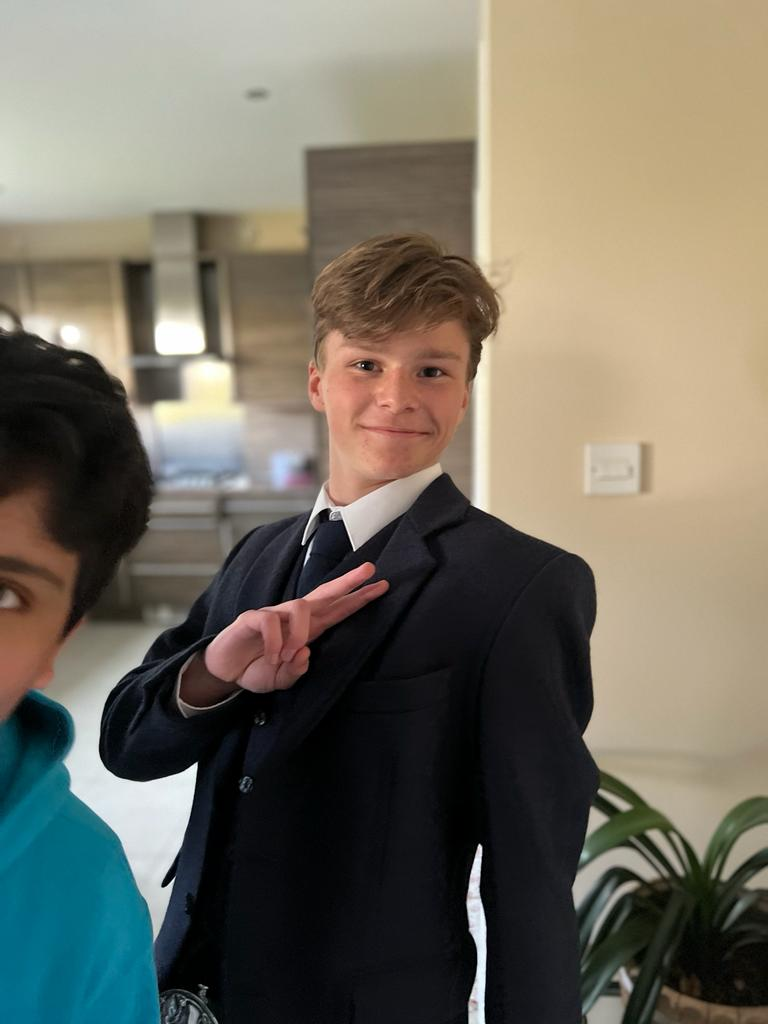
#> input picture Niklas.jpeg, 768 x 1024 px
$ python face_detector.py
#> lines starting #> are read from the running program, lines starting #| are printed output that depends on the picture; after the words box and inside, x2 and y2 are one past the last pixel; in counts of white or black regions, pixels touching at a corner belong together
import cv2
#load some pre-trained data on face frontals from opencv (harr cascade alogrithm)
trained_face_data = cv2.CascadeClassifier('haarcascade_frontalface_default.xml')

#chose an image to detect face need to change for every file
img = cv2.imread('Niklas.jpeg')
#> img is the input picture: shape (1024, 768, 3); mean B, G, R 97.7, 110.6, 115.4


#converting to gray scale
grayscaled_img = cv2.cvtColor(img, cv2.COLOR_BGR2GRAY)
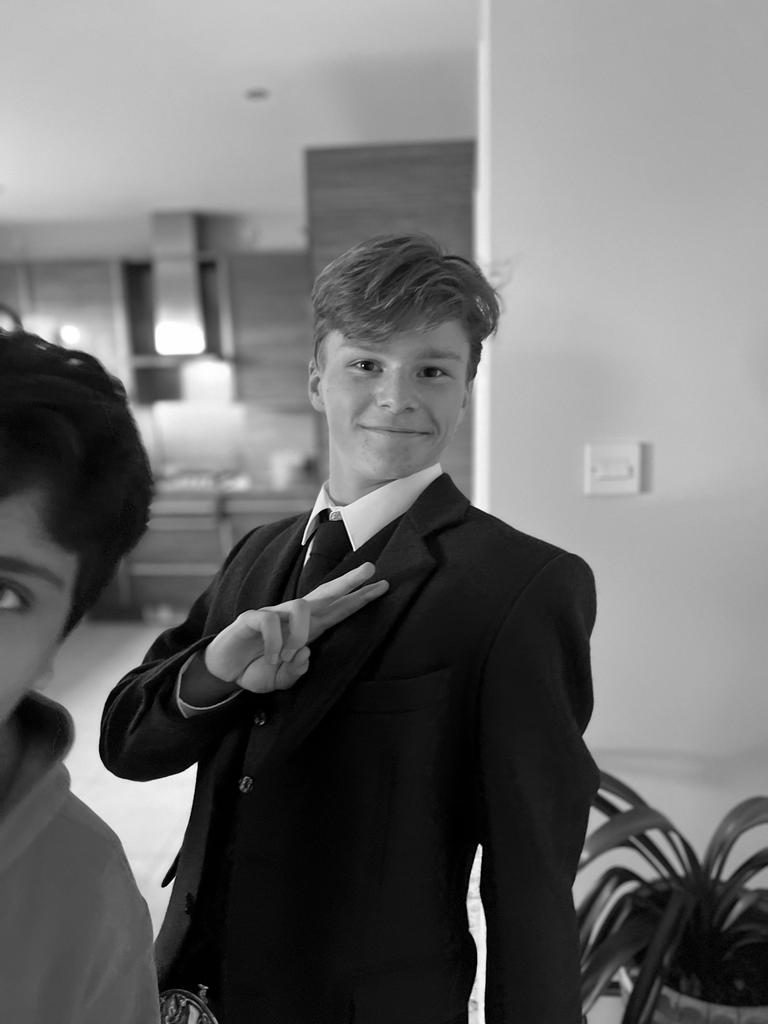
#> grayscaled_img: shape (1024, 768); min 0, max 255, mean 110.5

#detect face
face_coordinates = trained_face_data.detectMultiScale(grayscaled_img)
#> face_coordinates = [[304, 297, 185, 185]]

#print(face_coordinates)
#draw rectangles
(x,y,w,z) = face_coordinates[0]
#> x = 304; y = 297; w = 185; z = 185
cv2.rectangle(img,(x, y), (x+w, y+z), (0, 255, 0), 2)
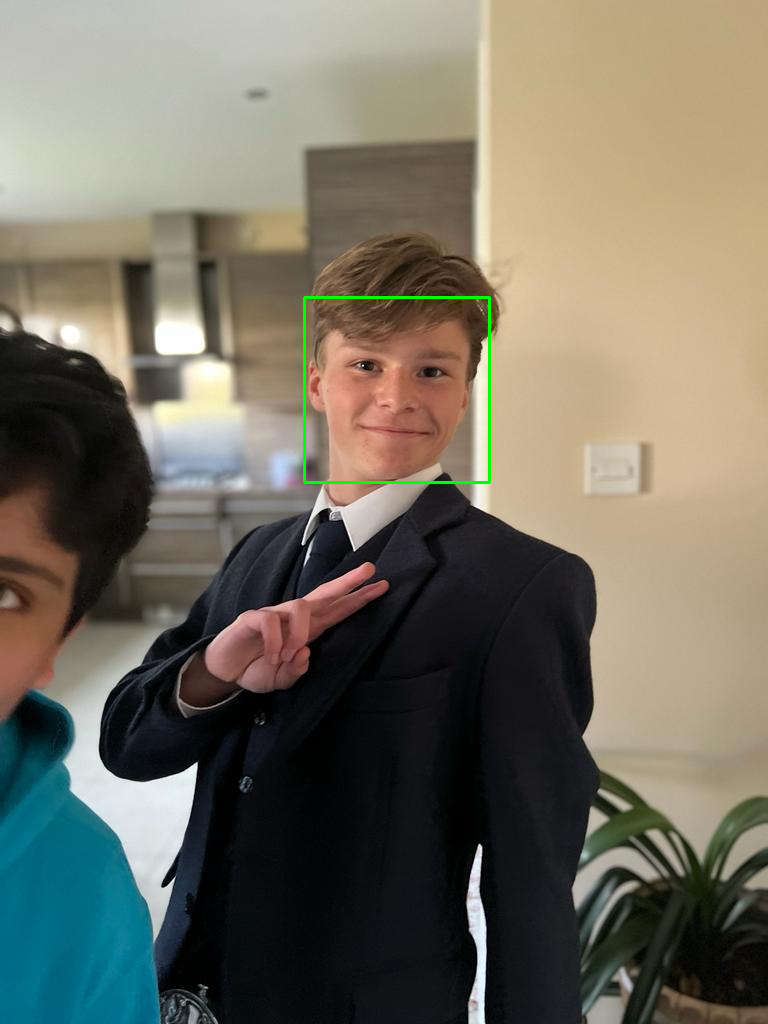
#> img: shape (1024, 768, 3); 0.28% of pixels changed, all inside (x1, y1, x2, y2) = (303, 296, 491, 484)
#
cv2.imshow('Clever programmer face detector', img)
cv2.waitKey()


print("code completed")

$ run again, with RDJ.png saved as Niklas.jpeg
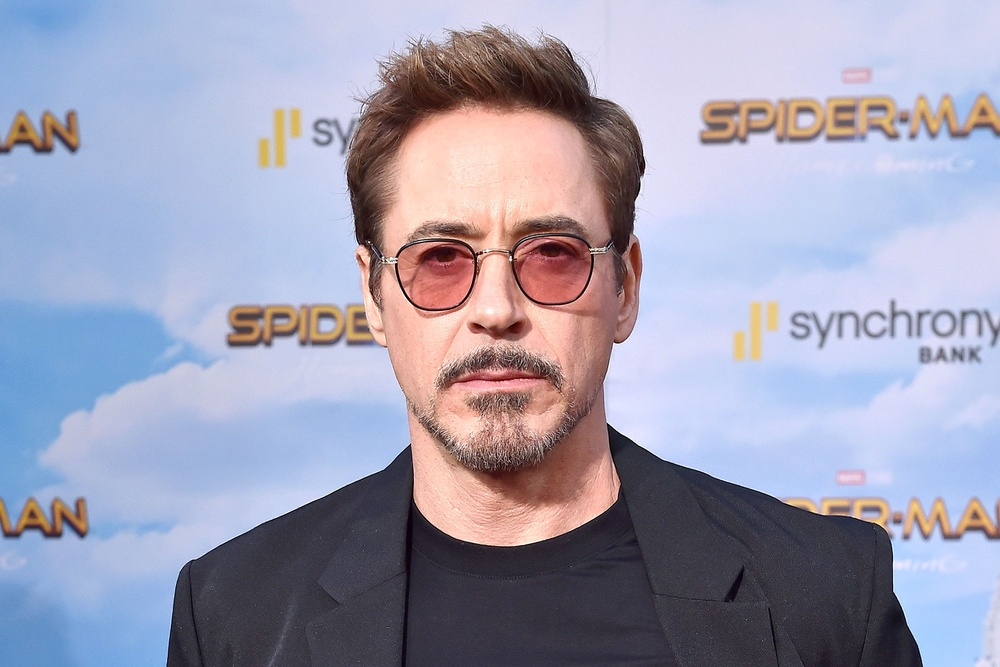
#> input picture RDJ.png, 1000 x 667 px, shrunk from 1825 x 1217 before the run
#> img is the input picture: shape (667, 1000, 3); mean B, G, R 179.2, 158.7, 159.3
#> `grayscaled_img = cv2.cvtColor(img, cv2.COLOR_BGR2GRAY)`:
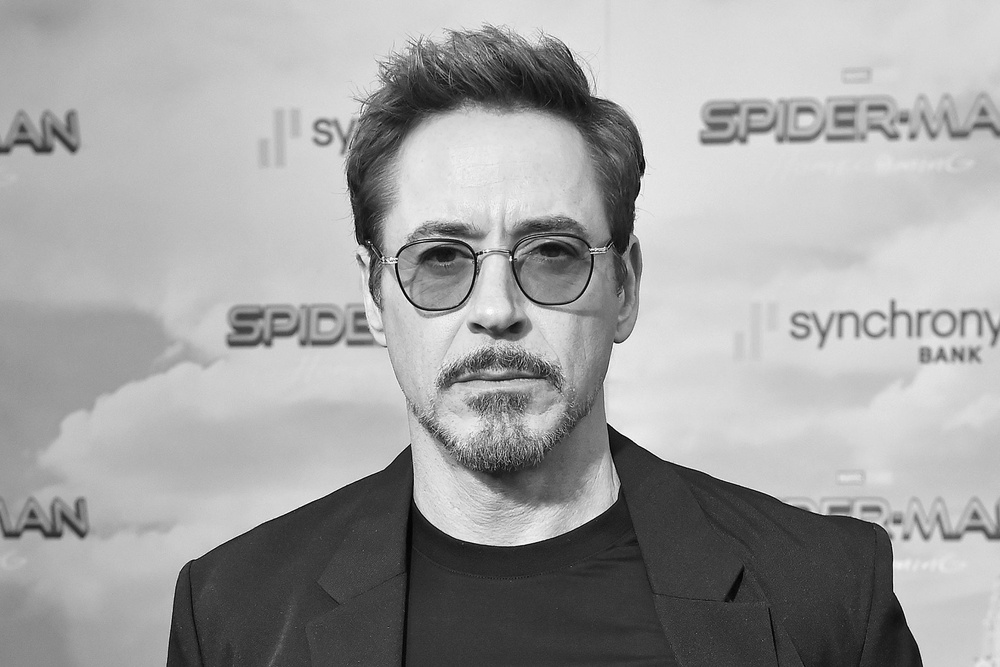
#> grayscaled_img: shape (667, 1000); min 1, max 255, mean 161.2
#> face_coordinates = [[321, 123, 356, 356], [44, 218, 322, 322]]
#> x = 321; y = 123; w = 356
#> `cv2.rectangle(img,(x, y), (x+w, y+z), (0, 255, 0), 2)`:
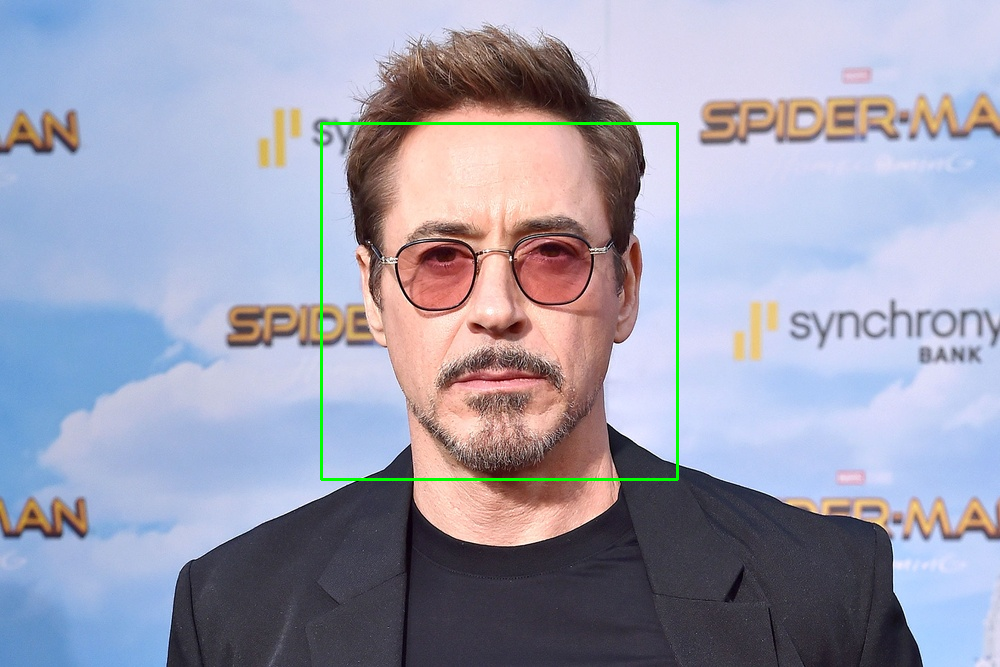
#> img: shape (667, 1000, 3); 0.64% of pixels changed, all inside (x1, y1, x2, y2) = (320, 122, 679, 481)
